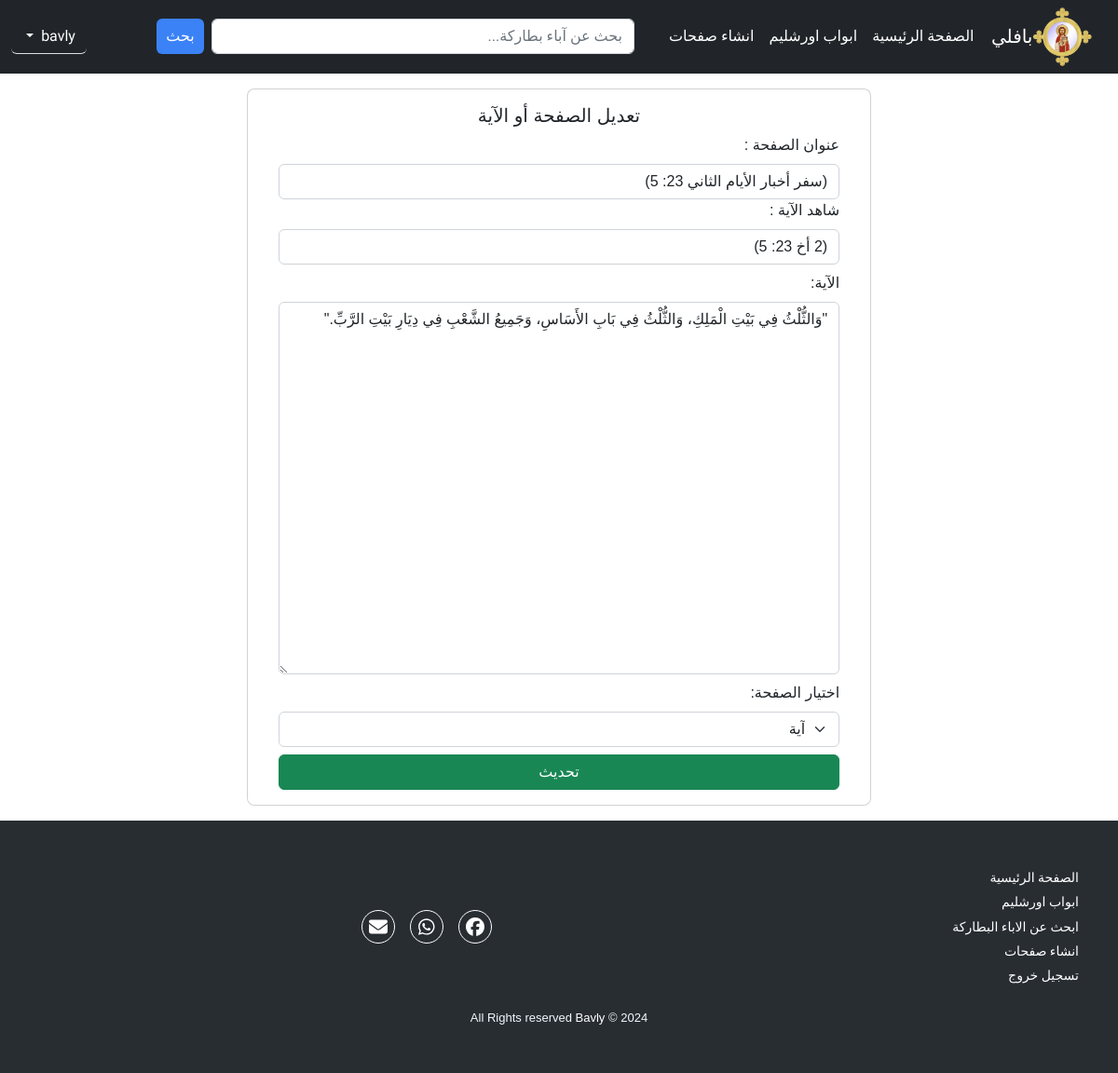
/add-pages.php?add=verse&id=528 (signed in), run on the app's committed database.
### tables this page shows
CREATE TABLE `pages` (
  `id` int(11) NOT NULL,
  `page_title` varchar(255) NOT NULL,
  `verse_reference` varchar(255) DEFAULT NULL,
  `verse` mediumtext NOT NULL,
  `id_select` int(11) NOT NULL DEFAULT 0
);

### add-pages.php (the view, shortened to what this page needs)
<?php
$add = $_GET["add"];
$id = isset($_GET['id']) ? $_GET['id'] : null;
if (isset($_SESSION['username'])) {
    if ($_SESSION['group-id'] == 1) {
        require_once "./includes/layout/header.php";
        require_once "./includes/layout/nav.php";
        require_once 'connect.php';
        $pageData = [
            'page_title' => '',
            'verse_reference' => '',
            'verse' => '',
            'id_select' => $add == 'verse' ? '0' : '1'
        ];
        $pageImages = [];
        if ($id) {
            try {
                $stmt = $con->prepare("SELECT * FROM pages WHERE id = ?");
                $stmt->execute([$id]);
                $pageData = $stmt->fetch(PDO::FETCH_ASSOC);
                $stmt = $con->prepare("SELECT * FROM page_images WHERE page_id = ?");
                $stmt->execute([$id]);
                $pageImages = $stmt->fetchAll(PDO::FETCH_ASSOC);
            } catch (PDOException $e) {
                echo "خطأ في قاعدة البيانات: " . $e->getMessage();
            }
        }
?>
        <div class="container my-3 no-print">
            <div class="card rounded-3 card-w-90" style="width: 60%; margin: auto;">
                <div class="card-body m-auto" style="width: 95%;">
                    <h5 class="card-title text-center" id="card-title"><?= $id ? 'تعديل الصفحة أو الآية' : 'إنشاء آية أو صفحة' ?></h5>
                    <form action="" method="POST" enctype="multipart/form-data" id="page-form">
                        <div class="form-group">
                            <div class="d-flex flex-column">
                                <label for="file-picker" class="form-label" id="label-page-title"> عنوان الصفحة :</label>
                                <input type="text" required class="form-control" name="page_title" placeholder="اكتب عنوان الصفحة هنا" value="<?= htmlspecialchars($pageData['page_title']) ?>">
                            </div>
                            <?php if ($pageData['id_select'] == '0') { ?>
                                <div class="d-flex flex-column" id="verse-reference-div">
                                    <label for="file-picker" class="form-label" id="label-verse-reference"> شاهد الآية :</label>
                                    <input type="text" class="form-control" name="verse_reference" placeholder="اكتب شاهد الآية هنا" id="input-verse-reference" value="<?= htmlspecialchars($pageData['verse_reference']) ?>">
                                </div>
                            <?php } ?>
                            <?php if ($pageData['id_select'] == '1') { ?>
                                <div class="my-2">
                                    <label for="file-picker" class="form-label" id="label-verse"> محتوى الصفحة: </label>
                                    <textarea class="form-control" name="verse" id="post-editor" rows="5" style="height: 400px;"><?= htmlspecialchars($pageData['verse']) ?></textarea>
                                </div>
                                <?php if (!empty($pageImages)) { ?>
                                    <div class="my-2">
                                        <label class="form-label">الصور الحالية:</label>
                                        <div class="d-flex flex-wrap gap-2 ">
                                            <?php foreach ($pageImages as $image) { ?>
                                                <div class="position-relative px-2">
                                                    <img src="<?= $image['image_path'] ?>" alt="Page Image" style="width: 100px; height: 100px; object-fit: cover;">
                                                    <button type="button" class="btn-close position-absolute top-0 start-100 translate-middle bg-danger remove-image-btn" data-image-id="<?= $image['id'] ?>" aria-label="Close" style="right: 75px !important;"></button>
                                                </div>
                                            <?php } ?>
                                        </div>
                                    </div>
                                <?php } ?>
                                <div class="my-2">
                                    <label for="image-upload" class="form-label" id="label-image-upload"> تحميل صور للصفحة: </label>
                                    <input type="file" class="form-control" name="page_images[]" id="image-upload" multiple>
                                </div>
                            <?php } else { ?>
                                <div class="my-2">
                                    <label for="file-picker" class="form-label" id="label-verse"> الآية: </label>
                                    <textarea class="form-control" name="verse" id="text-area" rows="5" style="height: 400px;" placeholder="اكتب الآية هنا"><?= htmlspecialchars($pageData['verse']) ?></textarea>
                                </div>
                            <?php } ?>
                            <div class="my-2">
                                <label for="file-picker" class="form-label"> اختيار الصفحة: </label>
                                <select class="form-select" name="id_select" id="id-select" onchange="navigate()">
                                    <option value="0" <?= $pageData['id_select'] == '0' ? 'selected' : '' ?>>آية</option>
                                </select>
                            </div>
                        </div>
                        <button type="submit" class="btn btn-success" style="width: 100%;"><?= $id ? 'تحديث' : 'إرسال' ?></button>
                    </form>
                </div>
            </div>
        </div>
<?php
        require_once './includes/layout/footer.php';
    } else {
        header('Location: index.php');
        exit();
    }
} else {
    header('Location: login.php');
    exit();
}
?>

### includes/css/global.css (style rules this page uses)
:root { --main-color: #3b82f6; --secondary-color: #2563eb; --light-color: #60a5fa; }
body { font-family: 'Cairo', sans-serif; overflow: hidden; overflow-x: hidden !important; }

### includes/css/pages/login.css (style rules this page uses)
* { margin: 0; padding: 0; box-sizing: border-box; }
body { font-family: 'Changa', sans-serif; }

### includes/css/pages/dashboard.css (style rules this page uses)
.card { border-radius: 25px; background-color: #FFF; }

### data on the page
pages: page_title "(سفر أخبار الأيام الثاني 23: 5)", verse_reference "(2 أخ 23: 5)", verse "\"وَالثُّلْثُ فِي بَيْتِ الْمَلِكِ، وَالثُّلْثُ فِي بَابِ الأَسَاسِ، وَجَمِيعُ الشَّعْبِ فِي دِيَارِ بَيْتِ الرَّبِّ.\"", id_select "آية"
